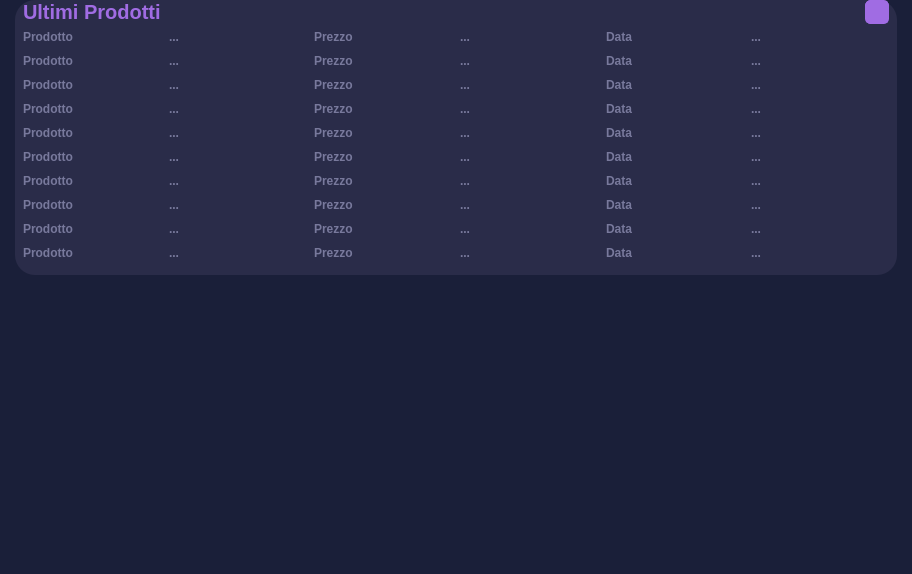
<?xml version="1.0" encoding="UTF-8"?>
<ui version="4.0">
 <class>MainWindow</class>
 <widget class="QMainWindow" name="MainWindow">
  <property name="geometry">
   <rect>
    <x>0</x>
    <y>0</y>
    <width>912</width>
    <height>574</height>
   </rect>
  </property>
  <property name="windowTitle">
   <string>MainWindow</string>
  </property>
  <property name="styleSheet">
   <string notr="true">#MainWindow{
	background-color:#1a1f39;
}</string>
  </property>
  <widget class="QWidget" name="centralwidget">
   <property name="styleSheet">
    <string notr="true">*{
color: #78799c;
border: none;
}

#mainBody,#centralwidget{
	background-color: #1a1f39;
}

#prodottiHeader{
	color:  #a06ce3;
}

#avantiarw{
	border: 1px solid #a06ce3;
	background-color: #a06ce3 ;
	border-radius: 5px;
	
}

#productsFrame{
	background-color: #2a2c49;
	border: solid;
	border-radius: 20px;
}


</string>
   </property>
   <layout class="QHBoxLayout" name="horizontalLayout">
    <property name="spacing">
     <number>0</number>
    </property>
    <property name="leftMargin">
     <number>0</number>
    </property>
    <property name="topMargin">
     <number>0</number>
    </property>
    <property name="rightMargin">
     <number>0</number>
    </property>
    <property name="bottomMargin">
     <number>0</number>
    </property>
    <item>
     <widget class="QWidget" name="mainBody" native="true">
      <property name="sizePolicy">
       <sizepolicy hsizetype="Expanding" vsizetype="Preferred">
        <horstretch>0</horstretch>
        <verstretch>0</verstretch>
       </sizepolicy>
      </property>
      <property name="minimumSize">
       <size>
        <width>0</width>
        <height>0</height>
       </size>
      </property>
      <layout class="QVBoxLayout" name="verticalLayout">
       <property name="spacing">
        <number>40</number>
       </property>
       <property name="leftMargin">
        <number>15</number>
       </property>
       <property name="topMargin">
        <number>0</number>
       </property>
       <property name="rightMargin">
        <number>15</number>
       </property>
       <property name="bottomMargin">
        <number>0</number>
       </property>
       <item alignment="Qt::AlignTop">
        <widget class="QWidget" name="productsFrame" native="true">
         <property name="sizePolicy">
          <sizepolicy hsizetype="Preferred" vsizetype="Preferred">
           <horstretch>0</horstretch>
           <verstretch>0</verstretch>
          </sizepolicy>
         </property>
         <layout class="QVBoxLayout" name="verticalLayout_2">
          <property name="spacing">
           <number>6</number>
          </property>
          <property name="leftMargin">
           <number>0</number>
          </property>
          <property name="topMargin">
           <number>0</number>
          </property>
          <property name="rightMargin">
           <number>0</number>
          </property>
          <property name="bottomMargin">
           <number>0</number>
          </property>
          <item alignment="Qt::AlignTop">
           <widget class="QWidget" name="widget_4" native="true">
            <layout class="QHBoxLayout" name="horizontalLayout_7">
             <property name="spacing">
              <number>0</number>
             </property>
             <property name="leftMargin">
              <number>0</number>
             </property>
             <property name="topMargin">
              <number>0</number>
             </property>
             <property name="rightMargin">
              <number>0</number>
             </property>
             <property name="bottomMargin">
              <number>0</number>
             </property>
             <item alignment="Qt::AlignTop">
              <widget class="QFrame" name="frame">
               <property name="frameShape">
                <enum>QFrame::StyledPanel</enum>
               </property>
               <property name="frameShadow">
                <enum>QFrame::Raised</enum>
               </property>
               <layout class="QHBoxLayout" name="horizontalLayout_8">
                <property name="spacing">
                 <number>0</number>
                </property>
                <property name="leftMargin">
                 <number>8</number>
                </property>
                <property name="topMargin">
                 <number>0</number>
                </property>
                <property name="rightMargin">
                 <number>8</number>
                </property>
                <property name="bottomMargin">
                 <number>0</number>
                </property>
                <item>
                 <widget class="QLabel" name="prodottiHeader">
                  <property name="sizePolicy">
                   <sizepolicy hsizetype="Preferred" vsizetype="Expanding">
                    <horstretch>0</horstretch>
                    <verstretch>0</verstretch>
                   </sizepolicy>
                  </property>
                  <property name="font">
                   <font>
                    <family>Leelawadee UI</family>
                    <pointsize>15</pointsize>
                    <weight>75</weight>
                    <bold>true</bold>
                   </font>
                  </property>
                  <property name="text">
                   <string>Ultimi Prodotti</string>
                  </property>
                 </widget>
                </item>
                <item alignment="Qt::AlignRight|Qt::AlignVCenter">
                 <widget class="QPushButton" name="avantiarw">
                  <property name="sizePolicy">
                   <sizepolicy hsizetype="Preferred" vsizetype="Preferred">
                    <horstretch>0</horstretch>
                    <verstretch>0</verstretch>
                   </sizepolicy>
                  </property>
                  <property name="minimumSize">
                   <size>
                    <width>24</width>
                    <height>24</height>
                   </size>
                  </property>
                  <property name="maximumSize">
                   <size>
                    <width>24</width>
                    <height>24</height>
                   </size>
                  </property>
                  <property name="text">
                   <string/>
                  </property>
                  <property name="icon">
                   <iconset resource="resources.qrc">
                    <normaloff>:/blackIcons/assets/#000(black) icons/arrow-right.svg</normaloff>:/blackIcons/assets/#000(black) icons/arrow-right.svg</iconset>
                  </property>
                  <property name="iconSize">
                   <size>
                    <width>24</width>
                    <height>24</height>
                   </size>
                  </property>
                  <property name="autoDefault">
                   <bool>false</bool>
                  </property>
                 </widget>
                </item>
               </layout>
              </widget>
             </item>
            </layout>
           </widget>
          </item>
          <item>
           <widget class="QFrame" name="productsContainer">
            <property name="sizePolicy">
             <sizepolicy hsizetype="Preferred" vsizetype="Expanding">
              <horstretch>0</horstretch>
              <verstretch>0</verstretch>
             </sizepolicy>
            </property>
            <property name="frameShape">
             <enum>QFrame::StyledPanel</enum>
            </property>
            <property name="frameShadow">
             <enum>QFrame::Raised</enum>
            </property>
            <layout class="QGridLayout" name="gridLayout">
             <property name="leftMargin">
              <number>8</number>
             </property>
             <property name="topMargin">
              <number>0</number>
             </property>
             <property name="rightMargin">
              <number>0</number>
             </property>
             <property name="bottomMargin">
              <number>15</number>
             </property>
             <property name="horizontalSpacing">
              <number>0</number>
             </property>
             <property name="verticalSpacing">
              <number>10</number>
             </property>
             <item row="0" column="6">
              <widget class="QLabel" name="label_7">
               <property name="font">
                <font>
                 <family>Leelawadee UI</family>
                 <weight>75</weight>
                 <bold>true</bold>
                </font>
               </property>
               <property name="text">
                <string>...</string>
               </property>
              </widget>
             </item>
             <item row="3" column="1">
              <widget class="QLabel" name="label_19">
               <property name="font">
                <font>
                 <family>Leelawadee UI</family>
                 <weight>75</weight>
                 <bold>true</bold>
                </font>
               </property>
               <property name="text">
                <string>...</string>
               </property>
              </widget>
             </item>
             <item row="5" column="0">
              <widget class="QLabel" name="label_12">
               <property name="font">
                <font>
                 <family>Leelawadee UI</family>
                 <weight>75</weight>
                 <bold>true</bold>
                </font>
               </property>
               <property name="text">
                <string>Prodotto</string>
               </property>
              </widget>
             </item>
             <item row="8" column="1">
              <widget class="QLabel" name="label_24">
               <property name="font">
                <font>
                 <family>Leelawadee UI</family>
                 <weight>75</weight>
                 <bold>true</bold>
                </font>
               </property>
               <property name="text">
                <string>...</string>
               </property>
              </widget>
             </item>
             <item row="4" column="6">
              <widget class="QLabel" name="label_56">
               <property name="font">
                <font>
                 <family>Leelawadee UI</family>
                 <weight>75</weight>
                 <bold>true</bold>
                </font>
               </property>
               <property name="text">
                <string>...</string>
               </property>
              </widget>
             </item>
             <item row="8" column="2">
              <widget class="QLabel" name="label_34">
               <property name="font">
                <font>
                 <family>Leelawadee UI</family>
                 <weight>75</weight>
                 <bold>true</bold>
                </font>
               </property>
               <property name="text">
                <string>Prezzo</string>
               </property>
              </widget>
             </item>
             <item row="5" column="4">
              <widget class="QLabel" name="label_39">
               <property name="font">
                <font>
                 <family>Leelawadee UI</family>
                 <weight>75</weight>
                 <bold>true</bold>
                </font>
               </property>
               <property name="text">
                <string>...</string>
               </property>
              </widget>
             </item>
             <item row="6" column="1">
              <widget class="QLabel" name="label_22">
               <property name="font">
                <font>
                 <family>Leelawadee UI</family>
                 <weight>75</weight>
                 <bold>true</bold>
                </font>
               </property>
               <property name="text">
                <string>...</string>
               </property>
              </widget>
             </item>
             <item row="1" column="5">
              <widget class="QLabel" name="label_44">
               <property name="font">
                <font>
                 <family>Leelawadee UI</family>
                 <weight>75</weight>
                 <bold>true</bold>
                </font>
               </property>
               <property name="text">
                <string>Data</string>
               </property>
              </widget>
             </item>
             <item row="2" column="0">
              <widget class="QLabel" name="label_9">
               <property name="font">
                <font>
                 <family>Leelawadee UI</family>
                 <weight>75</weight>
                 <bold>true</bold>
                </font>
               </property>
               <property name="text">
                <string>Prodotto</string>
               </property>
              </widget>
             </item>
             <item row="2" column="1">
              <widget class="QLabel" name="label_18">
               <property name="font">
                <font>
                 <family>Leelawadee UI</family>
                 <weight>75</weight>
                 <bold>true</bold>
                </font>
               </property>
               <property name="text">
                <string>...</string>
               </property>
              </widget>
             </item>
             <item row="0" column="5">
              <widget class="QLabel" name="label_4">
               <property name="font">
                <font>
                 <family>Leelawadee UI</family>
                 <weight>75</weight>
                 <bold>true</bold>
                </font>
               </property>
               <property name="text">
                <string>Data</string>
               </property>
              </widget>
             </item>
             <item row="8" column="4">
              <widget class="QLabel" name="label_42">
               <property name="font">
                <font>
                 <family>Leelawadee UI</family>
                 <weight>75</weight>
                 <bold>true</bold>
                </font>
               </property>
               <property name="text">
                <string>...</string>
               </property>
              </widget>
             </item>
             <item row="3" column="6">
              <widget class="QLabel" name="label_55">
               <property name="font">
                <font>
                 <family>Leelawadee UI</family>
                 <weight>75</weight>
                 <bold>true</bold>
                </font>
               </property>
               <property name="text">
                <string>...</string>
               </property>
              </widget>
             </item>
             <item row="4" column="4">
              <widget class="QLabel" name="label_38">
               <property name="font">
                <font>
                 <family>Leelawadee UI</family>
                 <weight>75</weight>
                 <bold>true</bold>
                </font>
               </property>
               <property name="text">
                <string>...</string>
               </property>
              </widget>
             </item>
             <item row="9" column="6">
              <widget class="QLabel" name="label_61">
               <property name="font">
                <font>
                 <family>Leelawadee UI</family>
                 <weight>75</weight>
                 <bold>true</bold>
                </font>
               </property>
               <property name="text">
                <string>...</string>
               </property>
              </widget>
             </item>
             <item row="9" column="0">
              <widget class="QLabel" name="label_16">
               <property name="font">
                <font>
                 <family>Leelawadee UI</family>
                 <weight>75</weight>
                 <bold>true</bold>
                </font>
               </property>
               <property name="text">
                <string>Prodotto</string>
               </property>
              </widget>
             </item>
             <item row="7" column="6">
              <widget class="QLabel" name="label_59">
               <property name="font">
                <font>
                 <family>Leelawadee UI</family>
                 <weight>75</weight>
                 <bold>true</bold>
                </font>
               </property>
               <property name="text">
                <string>...</string>
               </property>
              </widget>
             </item>
             <item row="8" column="0">
              <widget class="QLabel" name="label_15">
               <property name="font">
                <font>
                 <family>Leelawadee UI</family>
                 <weight>75</weight>
                 <bold>true</bold>
                </font>
               </property>
               <property name="text">
                <string>Prodotto</string>
               </property>
              </widget>
             </item>
             <item row="5" column="5">
              <widget class="QLabel" name="label_48">
               <property name="font">
                <font>
                 <family>Leelawadee UI</family>
                 <weight>75</weight>
                 <bold>true</bold>
                </font>
               </property>
               <property name="text">
                <string>Data</string>
               </property>
              </widget>
             </item>
             <item row="3" column="5">
              <widget class="QLabel" name="label_46">
               <property name="font">
                <font>
                 <family>Leelawadee UI</family>
                 <weight>75</weight>
                 <bold>true</bold>
                </font>
               </property>
               <property name="text">
                <string>Data</string>
               </property>
              </widget>
             </item>
             <item row="4" column="2">
              <widget class="QLabel" name="label_29">
               <property name="font">
                <font>
                 <family>Leelawadee UI</family>
                 <weight>75</weight>
                 <bold>true</bold>
                </font>
               </property>
               <property name="text">
                <string>Prezzo</string>
               </property>
              </widget>
             </item>
             <item row="7" column="4">
              <widget class="QLabel" name="label_41">
               <property name="font">
                <font>
                 <family>Leelawadee UI</family>
                 <weight>75</weight>
                 <bold>true</bold>
                </font>
               </property>
               <property name="text">
                <string>...</string>
               </property>
              </widget>
             </item>
             <item row="6" column="2">
              <widget class="QLabel" name="label_31">
               <property name="font">
                <font>
                 <family>Leelawadee UI</family>
                 <weight>75</weight>
                 <bold>true</bold>
                </font>
               </property>
               <property name="text">
                <string>Prezzo</string>
               </property>
              </widget>
             </item>
             <item row="8" column="5">
              <widget class="QLabel" name="label_51">
               <property name="font">
                <font>
                 <family>Leelawadee UI</family>
                 <weight>75</weight>
                 <bold>true</bold>
                </font>
               </property>
               <property name="text">
                <string>Data</string>
               </property>
              </widget>
             </item>
             <item row="3" column="4">
              <widget class="QLabel" name="label_37">
               <property name="font">
                <font>
                 <family>Leelawadee UI</family>
                 <weight>75</weight>
                 <bold>true</bold>
                </font>
               </property>
               <property name="text">
                <string>...</string>
               </property>
              </widget>
             </item>
             <item row="2" column="4">
              <widget class="QLabel" name="label_36">
               <property name="font">
                <font>
                 <family>Leelawadee UI</family>
                 <weight>75</weight>
                 <bold>true</bold>
                </font>
               </property>
               <property name="text">
                <string>...</string>
               </property>
              </widget>
             </item>
             <item row="6" column="0">
              <widget class="QLabel" name="label_13">
               <property name="font">
                <font>
                 <family>Leelawadee UI</family>
                 <weight>75</weight>
                 <bold>true</bold>
                </font>
               </property>
               <property name="text">
                <string>Prodotto</string>
               </property>
              </widget>
             </item>
             <item row="5" column="1">
              <widget class="QLabel" name="label_21">
               <property name="font">
                <font>
                 <family>Leelawadee UI</family>
                 <weight>75</weight>
                 <bold>true</bold>
                </font>
               </property>
               <property name="text">
                <string>...</string>
               </property>
              </widget>
             </item>
             <item row="0" column="0">
              <widget class="QLabel" name="label">
               <property name="font">
                <font>
                 <family>Leelawadee UI</family>
                 <weight>75</weight>
                 <bold>true</bold>
                </font>
               </property>
               <property name="text">
                <string>Prodotto</string>
               </property>
              </widget>
             </item>
             <item row="9" column="5">
              <widget class="QLabel" name="label_52">
               <property name="font">
                <font>
                 <family>Leelawadee UI</family>
                 <weight>75</weight>
                 <bold>true</bold>
                </font>
               </property>
               <property name="text">
                <string>Data</string>
               </property>
              </widget>
             </item>
             <item row="3" column="0">
              <widget class="QLabel" name="label_10">
               <property name="font">
                <font>
                 <family>Leelawadee UI</family>
                 <weight>75</weight>
                 <bold>true</bold>
                </font>
               </property>
               <property name="text">
                <string>Prodotto</string>
               </property>
              </widget>
             </item>
             <item row="0" column="2">
              <widget class="QLabel" name="label_3">
               <property name="font">
                <font>
                 <family>Leelawadee UI</family>
                 <weight>75</weight>
                 <bold>true</bold>
                </font>
               </property>
               <property name="text">
                <string>Prezzo</string>
               </property>
              </widget>
             </item>
             <item row="7" column="1">
              <widget class="QLabel" name="label_23">
               <property name="font">
                <font>
                 <family>Leelawadee UI</family>
                 <weight>75</weight>
                 <bold>true</bold>
                </font>
               </property>
               <property name="text">
                <string>...</string>
               </property>
              </widget>
             </item>
             <item row="9" column="2">
              <widget class="QLabel" name="label_35">
               <property name="font">
                <font>
                 <family>Leelawadee UI</family>
                 <weight>75</weight>
                 <bold>true</bold>
                </font>
               </property>
               <property name="text">
                <string>Prezzo</string>
               </property>
              </widget>
             </item>
             <item row="9" column="1">
              <widget class="QLabel" name="label_25">
               <property name="font">
                <font>
                 <family>Leelawadee UI</family>
                 <weight>75</weight>
                 <bold>true</bold>
                </font>
               </property>
               <property name="text">
                <string>...</string>
               </property>
              </widget>
             </item>
             <item row="2" column="5">
              <widget class="QLabel" name="label_45">
               <property name="font">
                <font>
                 <family>Leelawadee UI</family>
                 <weight>75</weight>
                 <bold>true</bold>
                </font>
               </property>
               <property name="text">
                <string>Data</string>
               </property>
              </widget>
             </item>
             <item row="2" column="2">
              <widget class="QLabel" name="label_27">
               <property name="font">
                <font>
                 <family>Leelawadee UI</family>
                 <weight>75</weight>
                 <bold>true</bold>
                </font>
               </property>
               <property name="text">
                <string>Prezzo</string>
               </property>
              </widget>
             </item>
             <item row="1" column="4">
              <widget class="QLabel" name="label_32">
               <property name="font">
                <font>
                 <family>Leelawadee UI</family>
                 <weight>75</weight>
                 <bold>true</bold>
                </font>
               </property>
               <property name="text">
                <string>...</string>
               </property>
              </widget>
             </item>
             <item row="1" column="1">
              <widget class="QLabel" name="label_17">
               <property name="font">
                <font>
                 <family>Leelawadee UI</family>
                 <weight>75</weight>
                 <bold>true</bold>
                </font>
               </property>
               <property name="text">
                <string>...</string>
               </property>
              </widget>
             </item>
             <item row="3" column="2">
              <widget class="QLabel" name="label_28">
               <property name="font">
                <font>
                 <family>Leelawadee UI</family>
                 <weight>75</weight>
                 <bold>true</bold>
                </font>
               </property>
               <property name="text">
                <string>Prezzo</string>
               </property>
              </widget>
             </item>
             <item row="5" column="6">
              <widget class="QLabel" name="label_57">
               <property name="font">
                <font>
                 <family>Leelawadee UI</family>
                 <weight>75</weight>
                 <bold>true</bold>
                </font>
               </property>
               <property name="text">
                <string>...</string>
               </property>
              </widget>
             </item>
             <item row="4" column="5">
              <widget class="QLabel" name="label_47">
               <property name="font">
                <font>
                 <family>Leelawadee UI</family>
                 <weight>75</weight>
                 <bold>true</bold>
                </font>
               </property>
               <property name="text">
                <string>Data</string>
               </property>
              </widget>
             </item>
             <item row="4" column="1">
              <widget class="QLabel" name="label_20">
               <property name="font">
                <font>
                 <family>Leelawadee UI</family>
                 <weight>75</weight>
                 <bold>true</bold>
                </font>
               </property>
               <property name="text">
                <string>...</string>
               </property>
              </widget>
             </item>
             <item row="7" column="2">
              <widget class="QLabel" name="label_33">
               <property name="font">
                <font>
                 <family>Leelawadee UI</family>
                 <weight>75</weight>
                 <bold>true</bold>
                </font>
               </property>
               <property name="text">
                <string>Prezzo</string>
               </property>
              </widget>
             </item>
             <item row="5" column="2">
              <widget class="QLabel" name="label_30">
               <property name="font">
                <font>
                 <family>Leelawadee UI</family>
                 <weight>75</weight>
                 <bold>true</bold>
                </font>
               </property>
               <property name="text">
                <string>Prezzo</string>
               </property>
              </widget>
             </item>
             <item row="7" column="0">
              <widget class="QLabel" name="label_14">
               <property name="font">
                <font>
                 <family>Leelawadee UI</family>
                 <weight>75</weight>
                 <bold>true</bold>
                </font>
               </property>
               <property name="text">
                <string>Prodotto</string>
               </property>
              </widget>
             </item>
             <item row="7" column="5">
              <widget class="QLabel" name="label_50">
               <property name="font">
                <font>
                 <family>Leelawadee UI</family>
                 <weight>75</weight>
                 <bold>true</bold>
                </font>
               </property>
               <property name="text">
                <string>Data</string>
               </property>
              </widget>
             </item>
             <item row="6" column="6">
              <widget class="QLabel" name="label_58">
               <property name="font">
                <font>
                 <family>Leelawadee UI</family>
                 <weight>75</weight>
                 <bold>true</bold>
                </font>
               </property>
               <property name="text">
                <string>...</string>
               </property>
              </widget>
             </item>
             <item row="8" column="6">
              <widget class="QLabel" name="label_60">
               <property name="font">
                <font>
                 <family>Leelawadee UI</family>
                 <weight>75</weight>
                 <bold>true</bold>
                </font>
               </property>
               <property name="text">
                <string>...</string>
               </property>
              </widget>
             </item>
             <item row="9" column="4">
              <widget class="QLabel" name="label_43">
               <property name="font">
                <font>
                 <family>Leelawadee UI</family>
                 <weight>75</weight>
                 <bold>true</bold>
                </font>
               </property>
               <property name="text">
                <string>...</string>
               </property>
              </widget>
             </item>
             <item row="2" column="6">
              <widget class="QLabel" name="label_54">
               <property name="font">
                <font>
                 <family>Leelawadee UI</family>
                 <weight>75</weight>
                 <bold>true</bold>
                </font>
               </property>
               <property name="text">
                <string>...</string>
               </property>
              </widget>
             </item>
             <item row="0" column="4">
              <widget class="QLabel" name="label_6">
               <property name="font">
                <font>
                 <family>Leelawadee UI</family>
                 <weight>75</weight>
                 <bold>true</bold>
                </font>
               </property>
               <property name="text">
                <string>...</string>
               </property>
              </widget>
             </item>
             <item row="1" column="2">
              <widget class="QLabel" name="label_26">
               <property name="font">
                <font>
                 <family>Leelawadee UI</family>
                 <weight>75</weight>
                 <bold>true</bold>
                </font>
               </property>
               <property name="text">
                <string>Prezzo</string>
               </property>
              </widget>
             </item>
             <item row="1" column="0">
              <widget class="QLabel" name="label_8">
               <property name="font">
                <font>
                 <family>Leelawadee UI</family>
                 <weight>75</weight>
                 <bold>true</bold>
                </font>
               </property>
               <property name="text">
                <string>Prodotto</string>
               </property>
              </widget>
             </item>
             <item row="6" column="4">
              <widget class="QLabel" name="label_40">
               <property name="font">
                <font>
                 <family>Leelawadee UI</family>
                 <weight>75</weight>
                 <bold>true</bold>
                </font>
               </property>
               <property name="text">
                <string>...</string>
               </property>
              </widget>
             </item>
             <item row="4" column="0">
              <widget class="QLabel" name="label_11">
               <property name="font">
                <font>
                 <family>Leelawadee UI</family>
                 <weight>75</weight>
                 <bold>true</bold>
                </font>
               </property>
               <property name="text">
                <string>Prodotto</string>
               </property>
              </widget>
             </item>
             <item row="0" column="1">
              <widget class="QLabel" name="label_5">
               <property name="font">
                <font>
                 <family>Leelawadee UI</family>
                 <weight>75</weight>
                 <bold>true</bold>
                </font>
               </property>
               <property name="text">
                <string>...</string>
               </property>
              </widget>
             </item>
             <item row="1" column="6">
              <widget class="QLabel" name="label_53">
               <property name="font">
                <font>
                 <family>Leelawadee UI</family>
                 <weight>75</weight>
                 <bold>true</bold>
                </font>
               </property>
               <property name="text">
                <string>...</string>
               </property>
              </widget>
             </item>
             <item row="6" column="5">
              <widget class="QLabel" name="label_49">
               <property name="font">
                <font>
                 <family>Leelawadee UI</family>
                 <weight>75</weight>
                 <bold>true</bold>
                </font>
               </property>
               <property name="text">
                <string>Data</string>
               </property>
              </widget>
             </item>
            </layout>
           </widget>
          </item>
         </layout>
        </widget>
       </item>
      </layout>
     </widget>
    </item>
   </layout>
  </widget>
 </widget>
 <resources>
  <include location="resources.qrc"/>
 </resources>
 <connections/>
</ui>
